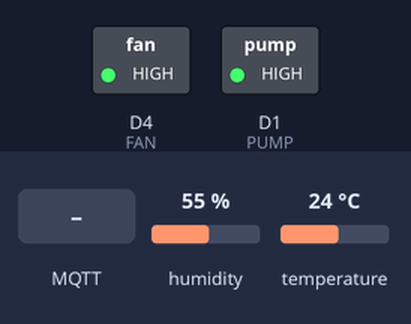
The sketch below on a simulated ESP8266 (NodeMCU). Parts: switched loads named in the sketch (green lamp = pin HIGH). Inputs (shaded band) come from the test bench; at power-on: humidity 55 %, temperature 24 °C. WiFi joins after 1.5 s; servers stay silent unless stated; network time is answered at once with the bench clock; the local clock reads 2024-03-15 10:24:30 at power-on unless the sketch sets it; random numbers use the default seed unless the sketch sets one; EEPROM starts erased; no MQTT or app messages arrive unless stated; pins used as bus, display or sensor lines are not drawn; what the sketch prints to the serial monitor is not drawn.

Above: at 3.0 s.
3.1 s: MQTT message "1" arrives on the first subscribed topic
At 4.1 s:
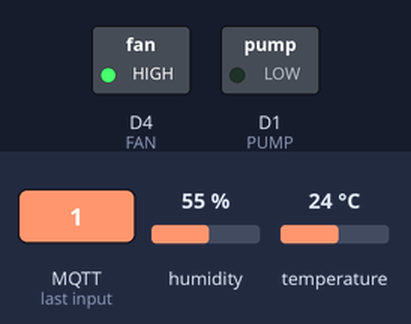
4.6 s: MQTT message "1" arrives on the second subscribed topic
At 5.3 s:
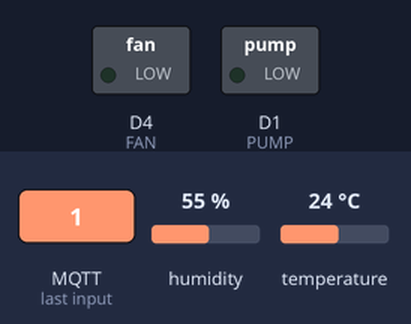
6.1 s: MQTT message "0" arrives on the first subscribed topic
At 6.4 s:
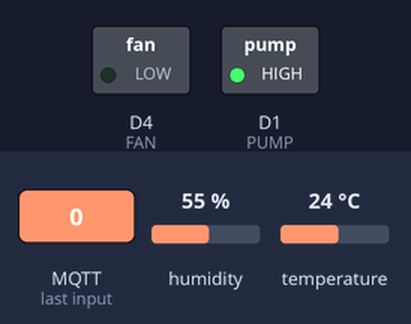
Timing chart, 0 to 9.1 s (numbered marks = the images above; inputs shaded):
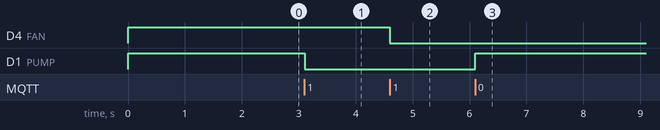

The sketch:

IrrigationSketch_0.0.3.ino
```cpp
 /*
 * @author: Alessandro Bortoletto
 * @date: 21/06/2019
 * @version: 0.0.3
 * @brief: This is the firmware of the NodeMCU (ESP8266) field controller, used for control and acquisition of the irrgation system state variables
 * @detailed: todo
 */

/* ******* INCLUDES ******* */
//Library DHT11 temperature and humidity sensor
#include "DHT.h"
//Library NTP
#include <NTPClient.h>
//Library Wifi
#include <ESP8266WiFi.h>
//Library Wifi UDP (for NTP)
#include <WiFiUdp.h>
//Library MQTT
#include <PubSubClient.h>
//Library for EEPROM (non volatile memory)
#include <EEPROM.h>
//Library for making an http client (to perform requests)
#include <ESP8266HTTPClient.h>
//Library for making OTA update
#include <ESP8266httpUpdate.h>

/* ******* DEFINTIONS ******* */
//Definition and declarations for DHT11
#define DHTTYPE DHT11
#define TEMPERATURE D2 //GPIO for data
#define VCC_TEMPERATURE D5 //GPIO for VCC to sensor, in order to disable power before deepstate
DHT dht(TEMPERATURE, DHTTYPE);

//Definitions and declarations for NTP time synchronization
#define NTP_OFFSET   7200      // In seconds, this is the offset with respect to GMT (for Italy is GMT+2)
#define NTP_INTERVAL 60000    // In miliseconds, this is the synch time period of the NTP service
#define NTP_ADDRESS  "europe.pool.ntp.org"
WiFiUDP ntpUDP;
NTPClient timeClient(ntpUDP, NTP_ADDRESS, NTP_OFFSET, NTP_INTERVAL);

//Pump GPIO
#define PUMP D1

//Fan GPIO
#define FAN D4

//Definitions for Wifi
const char* ssid = "FASTWEB-HKMUI0";
const char* password = "2ED6W6FODV";

//Definitions for MQTT
const char* mqtt_server = "192.168.1.127";
WiFiClient espClient;
PubSubClient client(espClient);
long lastMsg = 0;
char msg[75];
int value = 0;

//Declaration for active and deep sleeping times
unsigned long startTime; // Variable where to save the starting instant of the operations
int operationsTime = 15 * 1000; // Time to allow the operations to conclude. In milliseconds!
int deepSleepTime = 45 * 1000000; // Tine of sleeping. In MICROseconds!

//Declaration of variables useful to handle the firmware version
const char *latestReleaseChar;
char currentReleaseChar[6];

//Declare variables for temperature and humidity
float t;
float h;

//Declare variable for UNIX timestamp
unsigned long epcohTime;

/* ******* USER FUNCTIONS ******* */

//Wifi Setup
void setup_wifi() {
  delay(10);
  // We start by connecting to a WiFi network
  Serial.println();
  Serial.print("Connecting to SSID: ");
  Serial.println(ssid);
  WiFi.begin(ssid, password);
  while (WiFi.status() != WL_CONNECTED) {
    delay(500);
    Serial.print(".");
    // AVOID INFINITE LOOP IN TRYING TO CONNECT TO WIFI
    //If a lot of time elapsed (>operationsTime) without MQTT connection, then go to sleep)
    if(millis()-startTime>operationsTime) ESP.deepSleep(deepSleepTime);
  }
  randomSeed(micros());
  Serial.println("");
  Serial.println("WiFi connected!");
  Serial.println("IP address: ");
  Serial.println(WiFi.localIP());
}

//MQTT callbacks
void callback(char* topic, byte* payload, unsigned int length) {

  Serial.print("Message arrived [");
  Serial.print(topic);
  Serial.print("] ");

  // Print the content of the message one char per time
  for (int i = 0; i < length; i++) {
    Serial.print((char)payload[i]);
  }
  Serial.println();

  // Check which topic has been called
  if(strcmp(topic,"HomeRPI/control/pump") == 0) {
    // Check the content of the message and act properly
    if ((char)payload[0] == '1') {
      Serial.println("Turn ON pump.");
      digitalWrite(PUMP, LOW);
      snprintf(msg, 75, "1");
      client.publish("HomeRPI/status/pump", msg);
    }
    if ((char)payload[0] == '0') {
      Serial.println("Turn OFF pump.");
      digitalWrite(PUMP, HIGH);
      snprintf(msg, 75, "0");
      client.publish("HomeRPI/status/pump", msg);
    }
  }
  else if(strcmp(topic,"HomeRPI/control/fan") == 0) {
    // Check the content of the message and act properly
    if ((char)payload[0] == '1') {
      Serial.println("Turn ON fan.");
      digitalWrite(FAN, LOW);
      snprintf(msg, 75, "1");
      client.publish("HomeRPI/status/fan", msg);
    }
    if ((char)payload[0] == '0') {
      Serial.println("Turn OFF fan.");
      digitalWrite(FAN, HIGH);
      snprintf(msg, 75, "0");
      client.publish("HomeRPI/status/fan", msg);
    }
  }
  else {
    Serial.println("Message on unmapped topic received.");
  }

}

//MQTT topics subscribe
void reconnect() {

  // Loop until we're reconnected
  while (!client.connected()) {

    Serial.print("Attempting MQTT connection... ");

    // Create a random client ID
    String clientId = "HomeRPI-NodeMCU-MQTTClient-";
    clientId += String(random(0xffff), HEX);

    // Attempt to connect
    if (client.connect(clientId.c_str())) {
      Serial.println("MQTT connection established!");

      // Once connected, publish an announcement...
      client.publish("HomeRPI/status/nodemcu", "MQTT connected!");

      // ... and resubscribe
      //
      // SUBSCRIBE HERE TO THE NECESSARY TOPICS
      //
      client.subscribe("HomeRPI/control/pump");
      client.subscribe("HomeRPI/control/fan");

    } else {
      Serial.print("MQTT connection failed, rc=");
      Serial.print(client.state());
      Serial.println("Trying again in 2 seconds...");

      // AVOID INFINITE LOOP IN TRYING TO CONNECT TO MQTT
      //If a lot of time elapsed (>operationsTime) without MQTT connection, then go to sleep)
      if(millis()-startTime>operationsTime) ESP.deepSleep(deepSleepTime);

      // Wait 2 seconds before retrying
      delay(2000);
    }
  }
}

/* ******* SETUP ******* */
void setup() {

  // Save the instant of start of the operations --> WILL BE USED TO REBOOT AFTER A CERTAIN TIME
  startTime = millis();

  //Pump GPIO setup
  pinMode(PUMP, OUTPUT);
  digitalWrite(PUMP,HIGH); //Turn OFF at startup
  //Fan GPIO setup
  pinMode(FAN, OUTPUT);
  digitalWrite(FAN,HIGH); //Turn OFF at startup
  //DHT11 setup
  pinMode(VCC_TEMPERATURE, OUTPUT); //Set power to the sensor
  digitalWrite(VCC_TEMPERATURE,HIGH); // --> i didn't understand why with pin D5 HIGH is on and LOW is off
  dht.begin(); //Start the sensor loop
  //Serial COM begin
  Serial.begin(9600);
  //NTP setup
  timeClient.begin();
  //Wifi setup
  setup_wifi();
  //MQTT setup
  client.setServer(mqtt_server, 1883);
  client.setCallback(callback);

  //NTP time synch
  //NB The time synch is performed every NTP_INTERVAL milliseconds
  timeClient.update();
  String formattedTime = timeClient.getFormattedTime();
  epcohTime =  timeClient.getEpochTime();

  //Acquire temperature and humidity
  h = dht.readHumidity();
  t = dht.readTemperature();
  Serial.println("[" + formattedTime + "," + epcohTime + "]");
  Serial.print("Current humidity = ");
  Serial.print(h);
  Serial.print("%  ");
  Serial.print("temperature = ");
  Serial.print(t);
  Serial.println("C  ");

  /* **************************** OTA HERE ******************************  */
  //Check the presence of UPDATES OTA

  // each byte of the EEPROM can only hold a value from 0 to 255.
  EEPROM.begin(64);
  // the version will be of type "X.X.X", so the total number of byte to read will be 5+1 (the last is the terminator)
  for (int i = 0; i<6 ; i++ ) {
      currentReleaseChar[i] = EEPROM.read(i);
  }
  // convert the array of char into string, using the "string" constructor
  String currentRelease(currentReleaseChar);
  Serial.print("Current firmware release: " + currentRelease + "\n");

  // Check latest release
  String latestRelease = ""; // to save the retrieved latest release number
  int httpCode; // to save if the response from web server was successful

  if (WiFi.status() == WL_CONNECTED) { //Check WiFi connection status
    HTTPClient http;  //Declare an object of class HTTPClient
    http.begin("http://192.168.1.127:3000/HomeRPI/latest");  //Specify request destination
    httpCode = http.GET();                                                                  //Send the request

    if (httpCode > 0) { //Check the returning code

      String payload = http.getString();   //Get the request response payload

      latestRelease = payload; //Save into variable for further request of binary OS

      //Serial.println(payload);                     //Print the response payload

    }

    http.end();   //Close connection
  }
  Serial.print("Latest available firmware release: " + latestRelease + "\n");

  // convert the latestRelease string to array of char
  latestReleaseChar = latestRelease.c_str();

  //If the latest update is different from the current update AND the get was successful (this means that the latestRelease has been updated correctly), then update
  if( ( strcmp(latestReleaseChar,currentReleaseChar)!=0 ) && ( httpCode == 200 ) ){

    //Update the version of the release in the EEPROM
    // write each byte (6 in total, since the version is of type X.X.X) in the EEPROM
    for(int i = 0; i<6 ; i++){
      EEPROM.write(i, latestReleaseChar[i]);
    }
    // save the changes to the flash
    Serial.print("Updated EEPROM with latest release: " + latestRelease + "\n");
    Serial.print("*** WARNING: THIS OPERATION IS REDUCING EEPROM LIFETIME! ***\n");
    EEPROM.commit();

    /* REAL UPDATE DONE HERE */
    // Get the binary of the release and update
    t_httpUpdate_return ret = ESPhttpUpdate.update("192.168.1.127", 3000, "/HomeRPI/releases/HomeRPI_NodeMCU_" + latestRelease + ".bin", "optional current version string here");

    switch(ret) {
       case HTTP_UPDATE_FAILED:
            Serial.println("[update] Update failed.");
            break;
        case HTTP_UPDATE_NO_UPDATES:
            Serial.println("[update] Update no Update.");
            break;
        case HTTP_UPDATE_OK:
            // This will not be called because the ESP will be rebooted!
            Serial.println("[update] Update ok.");
            break;
    }

    //IF WE ARRIVED HERE, THE OTA UPDATE FAILED! SO rollback to previous version in the EEPROM!
    // The update failed: rollback to previous version in the EEPROM!
    // write each byte (6 in total, since the version is of type X.X.X) in the EEPROM
    for(int i = 0; i<6 ; i++){
      EEPROM.write(i, currentReleaseChar[i]);
    }
    // save the changes to the flash
    Serial.print("FIRMWARE UPDATE FAILED: rollback EEPROM with current release: " + currentRelease + "\n");
    Serial.print("*** WARNING: THIS OPERATION IS REDUCING EEPROM LIFETIME! ***\n");
    EEPROM.commit();

  }

  /* **************************** END OTA HERE ******************************  */

}

/* ******* LOOP ******* */
bool oncePerLoop = true; //This variable is useful to perform some operations (such as sending MQTT log messages) only ONCE per each working cycle
void loop() {

    // Work --> LET THE MQTT SUBSCRIPTIONS OPERATE FOR A FEW SECONDS
    if (!client.connected()) {
        reconnect();
    }
    client.loop();

    //THIS OPERATIONS ARE PERFORMED ONLY ONCE PER LOOP!
    if(oncePerLoop==true){
      //Send via MQTT log on current and latest releases
      snprintf(msg, 75, "Current firmware: %s", currentReleaseChar);
      client.publish("HomeRPI/status/nodemcu", msg);

      //Send temperature and humidity measures via MQTT
      snprintf(msg, 75, "{[%lu,%f]}", epcohTime, t);
      client.publish("HomeRPI/status/temperature", msg);
      snprintf(msg, 75, "{[%lu,%f]}", epcohTime, h);
      client.publish("HomeRPI/status/humidity", msg);

      //set to false oncePerLoop
      oncePerLoop = false;
    }

    // Deep sleep mode
    // You can have deepSleep forever with ESP.deepSleep(0) --> To restart, just send an high signal to the RST pin of the NodeMCU (with an external radio receiver?)
    if(millis()-startTime>operationsTime){
      snprintf(msg, 75, "I will go to deep sleep for %d seconds...", deepSleepTime/1000000);
      client.publish("HomeRPI/status/nodemcu", msg);

      //Turn everything OFF before going to sleep --> I act on the MQTT topic WITH RETENTION, so that GPIO will NOT turn on when the NodeMCU will boot again
      //pump
      snprintf(msg, 75, "0");
      client.publish("HomeRPI/control/pump", msg, true); //RETAINED
      snprintf(msg, 75, "0");
      client.publish("HomeRPI/status/pump", msg);
      //fan
      snprintf(msg, 75, "0");
      client.publish("HomeRPI/control/fan", msg, true); //RETAINED
      snprintf(msg, 75, "0");
      client.publish("HomeRPI/status/fan", msg);
      //delay to let the messages be sent
      delay(2000);

      //go to sleep
      ESP.deepSleep(deepSleepTime); //NOTE THAT THIS WILL TURN OFF ALL THE GPIOs!
      //HERE THE NODEMCU WILL BE REBOOTED!
    }

}
```

Measured:
- after the input at 3.1 s, D1 (PUMP): HIGH → LOW at once
- after the input at 4.6 s, D4 (FAN): HIGH → LOW at once
- after the input at 6.1 s, D1 (PUMP): LOW → HIGH at once
